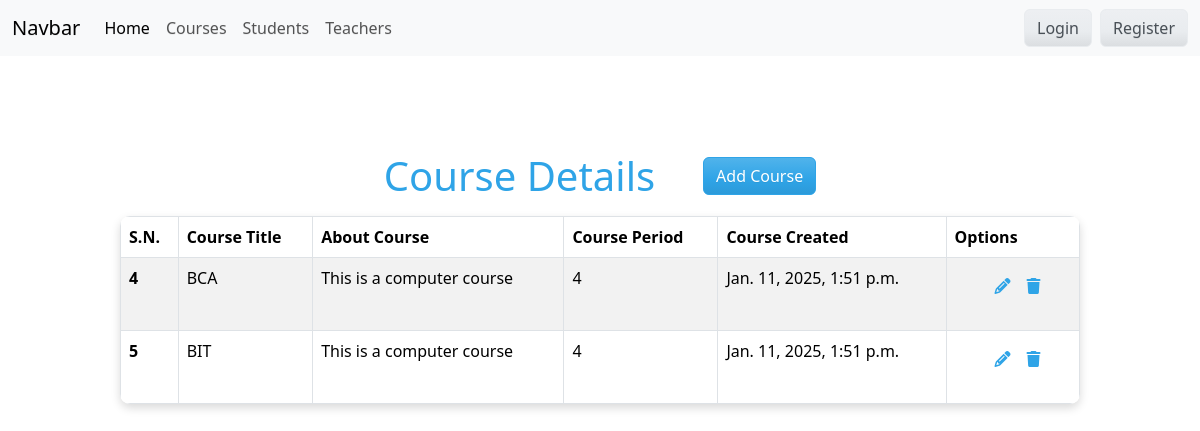
Screenshot of /course/ with the database file from the repository.
### course/models.py (models this page shows, shortened)
class Course_Available(models.Model):
    title = models.CharField(max_length=100)
    description = models.TextField()
    created_at = models.DateTimeField(auto_now_add=True)
    course_period = models.IntegerField()

### course/views.py (the view)
# urls.py: path('course/',views.show_courses,name='course'),
def show_courses(request):
    courses = Course_Available.objects.all()
    return render(request,'Courses.html',{
        'courses':courses
    })

### templates/Courses.html (shortened to what this page needs)
{% extends 'base.html' %}
{% block content %}
<br />
<div class="d-flex justify-content-center align-items-center mb-3 gap-5">
  <h1 class="mb-0">Course Details</h1>
  <a class="btn btn-primary" href="{% url 'addCourse' %}">Add Course</a>
</div>
<div class="d-flex justify-content-center align-items-center">
  <div style="width: 80%">
    <table
      class="table table-hover table-striped table-bordered"
      style="
        box-shadow: 0px 4px 10px rgba(0, 0, 0, 0.15);
        border-radius: 10px;
        overflow: hidden;
      "
    >
      <thead>
        <tr>
          <th scope="col">S.N.</th>
          <th scope="col">Course Title</th>
          <th scope="col">About Course</th>
          <th scope="col">Course Period</th>
          <th scope="col">Course Created</th>
          <th scope="col">Options</th>
        </tr>
      </thead>
      <tbody>
        {% for course in courses %}
        <tr class="table">
          <th scope="row">{{course.id}}</th>
          <td>{{course.title}}</td>
          <td>{{course.description}}</td>
          <td>{{course.course_period}}</td>
          <td>{{course.created_at}}</td>
          <td>
            <ul class="d-flex" style="list-style: none">
              <li>
                <a href="{% url 'editCourse' course.id %}"
                  ><i class="fa-solid fa-pencil"></i
                ></a>
              </li>
              <li>
                <a href="{% url 'deleteCourse' course.id %}"
                  ><i class="fa-solid fa-trash"></i
                ></a>
              </li>
            </ul>
          </td>
        </tr>
        {% endfor %}
      </tbody>
    </table>
  </div>
</div>
<br />
{% endblock %}

### rows the page displays
Course_Available: id "4", title "BCA", description "This is a computer course", course_period "4", created_at "Jan. 11, 2025, 1:51 p.m."
Course_Available: id "5", title "BIT", description "This is a computer course", course_period "4", created_at "Jan. 11, 2025, 1:51 p.m."
